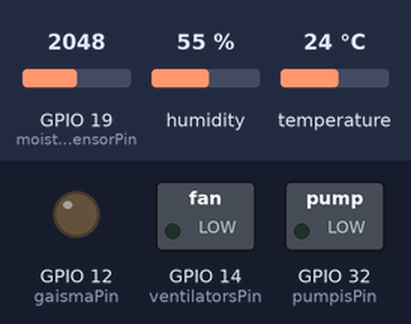
The sketch below on a simulated ESP32. On the bench: switched loads named in the sketch (green lamp = pin HIGH), output pins drawn as LEDs (lit = HIGH). The inputs (shaded band) are chosen by the test bench; at power-on: GPIO 19 (moistureSensorPin) = 2048, humidity 55 %, temperature 24 °C.

Above: at 0.1 s.
At 36.1 s:
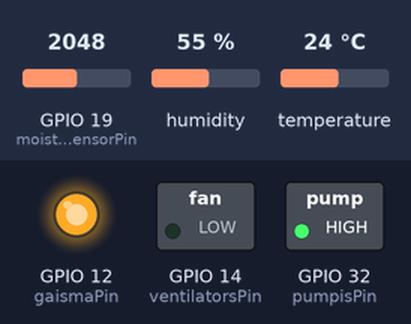
At 106.1 s:
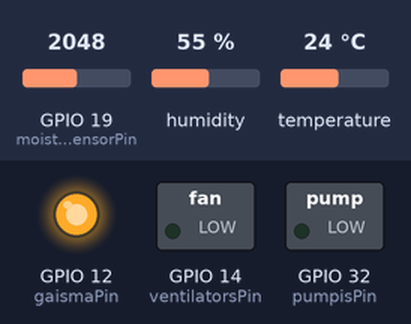
Timing chart, 0 to 107.6 s (numbered marks = the images above):
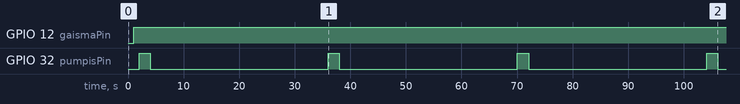

The sketch:

displays_copy_20240122133904.ino
```cpp
#include <Arduino.h>
#include <DHT.h>

// Definējam komponentes
const int ventilatorsPin = 14;
const int gaismaPin = 12;
const int pumpisPin = 32;

// Definējam sensorus
const int dhtPin = 18;
const int moistureSensorPin = 19;

// Izveidojam DHT11 sensoru
DHT dht(dhtPin, DHT11);

// Mainīgie gaismas kotnrolei
unsigned long previousMillisGaisma = 0;
const long onDurationGaisma = 16 * 3600000; // 16 stundas
const long offDurationGaisma = 8 * 3600000; // 8 stundas

void setup() {
  // Komponentes izveidojam kā outputus
  pinMode(ventilatorsPin, OUTPUT);
  pinMode(gaismaPin, OUTPUT);
  pinMode(pumpisPin, OUTPUT);

  // DHT11 sensora sākums
  dht.begin();
}

void loop() {
  // Nolasām temperatūru un gaisa mitrumu
  float temperature = dht.readTemperature();
  float humidity = dht.readHumidity();

  // Pārbaudām vai temperatūra ir lielāka par 25 grādiem Celsija
  if (temperature > 25) {
    // Ja, jā, ieslēdzam ventilatoru uz 30 sekundēm un tad izslēdzam
    digitalWrite(ventilatorsPin, HIGH);
    delay(30000);
    digitalWrite(ventilatorsPin, LOW);
  }

  // Pārbadām vai gaisa mitrums ir virs 70%
  if (humidity > 70) {
    // Ja, jā, ieslēdzam ventilatoru uz 30 sekundēm un tad izslēdzam
    digitalWrite(ventilatorsPin, HIGH);
    delay(30000);
    digitalWrite(ventilatorsPin, LOW);
  }

  delay(1000);

  // Gaismas kontrole, lai tā darbotos 16 stundu ieslēgta un 8 stundu izslēgta ciklā
  unsigned long currentMillis = millis();
  if (currentMillis - previousMillisGaisma < onDurationGaisma) {
    // Ieslēdzam gaismu
    digitalWrite(gaismaPin, HIGH);
  } else if (currentMillis - previousMillisGaisma < onDurationGaisma + offDurationGaisma) {
    // Izslēdzam gaismu
    digitalWrite(gaismaPin, LOW);
  } else {
    // Restartējam laika uzskaiti
    previousMillisGaisma = currentMillis;
  }


  delay(1000);

  // Nolasām augsnes mitruma vērtību
  int soilMoisture = analogRead(moistureSensorPin);

  // Pārbadām vai augsnes mitrums nepārsniedz 380
  if (soilMoisture > 380) {
    // Ja, jā, ieslēdzam ūdens pumpi, kas aplaista augu uz divām sekundēm
    digitalWrite(pumpisPin, HIGH);
    delay(2000);
    digitalWrite(pumpisPin, LOW);
  }

  // Pēc 30 sekundēm atkārtojam ciklu
  delay(30000);
}
```

Measured:
- by itself, GPIO 12 (gaismaPin): LOW → HIGH at 1.0 s
- by itself, GPIO 32 (pumpisPin): alternates HIGH for 2.0 s and LOW for 32.0 s
